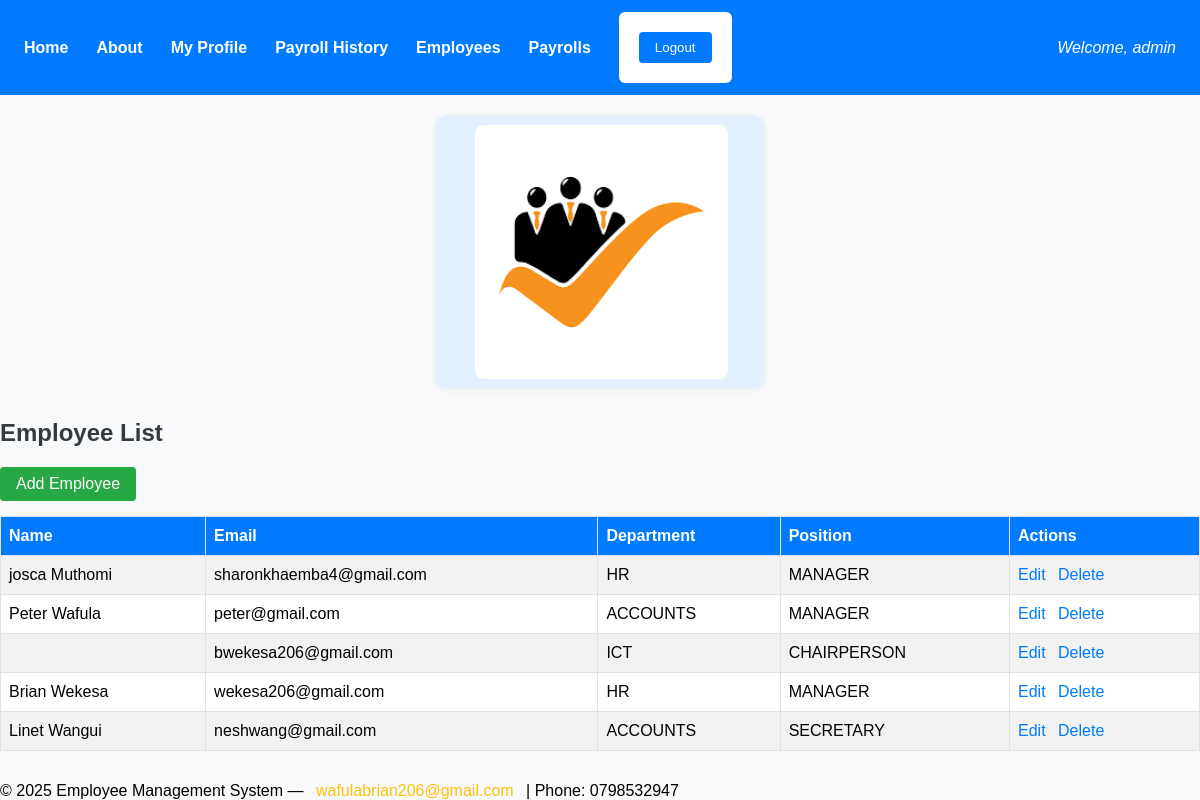
The app's page /employees/ (signed in) with its own data.
### employees/models.py (models this page shows, shortened)
class Employee(models.Model):
    user = models.OneToOneField(User, on_delete=models.CASCADE, null=True, blank=True)
    GENDER_CHOICES = [
        ('M', 'Male'),
        ('F', 'Female'),
    ]
    first_name = models.CharField(max_length=100)
    last_name = models.CharField(max_length=100)
    email = models.EmailField(unique=True)
    gender = models.CharField(max_length=1, choices=GENDER_CHOICES)
    phone = models.CharField(max_length=15)
    hire_date = models.DateField()
    department = models.ForeignKey(Department, on_delete=models.SET_NULL, null=True)
    position = models.ForeignKey(Position, on_delete=models.SET_NULL, null=True)
    status = models.CharField(max_length=20, default='Active')
    profile_pic = models.ImageField(upload_to='profile_pics/', null=True, blank=True)

class Department(models.Model):
    name = models.CharField(max_length=100)
    def __str__(self):
        return self.name

class Position(models.Model):
    title = models.CharField(max_length=100)
    def __str__(self):
        return self.title

### employees/views.py (the view)
# urls.py: path('employees/', views.employee_list, name='employee_list'),
@user_passes_test(is_staff)
def employee_list(request):
    employees = Employee.objects.all()
    return render(request, 'employees/employee_list.html', {'employees': employees})

### employees/views.py (called while the page is built)
def is_staff(user):
    return user.is_staff

### employees/templates/employees/employee_list.html
{% extends 'base.html' %}
{% block content %}
<h2>Employee List</h2>
<a href="{% url 'employee_create' %}" class="add-btn">Add Employee</a>
<table class="employee-table">
    <tr>
        <th>Name</th>
        <th>Email</th>
        <th>Department</th>
        <th>Position</th>
        <th>Actions</th>
    </tr>
    {% for employee in employees %}
    <tr>
        <td>{{ employee.first_name }} {{ employee.last_name }}</td>
        <td>{{ employee.email }}</td>
        <td>{{ employee.department }}</td>
        <td>{{ employee.position }}</td>
        <td>
            <a href="{% url 'employee_update' employee.pk %}">Edit</a>
            <a href="{% url 'employee_delete' employee.pk %}">Delete</a>
        </td>
    </tr>
    {% empty %}
    <tr>
        <td colspan="5">No employees found.</td>
    </tr>
    {% endfor %}
</table>
{% endblock %}

### employees/templates/base.html (shortened to what this page needs)
{% load static %}
<!DOCTYPE html>
<html lang="en">
<head>
    <link rel="stylesheet" href="{% static 'employees/css/style.css' %}">
</head>
<body>
    <nav class="navbar">
        <a href="{% url 'home' %}">Home</a>
        <a href="{% url 'about' %}">About</a>
        {% if user.is_authenticated %}
            <a href="{% url 'profile' %}">My Profile</a>
            <a href="{% url 'employee_payroll_history' %}">Payroll History</a>
            {% if user.is_staff %}
                <a href="{% url 'employee_list' %}">Employees</a>
                <a href="{% url 'payroll_list' %}">Payrolls</a>
            {% endif %}
            <form action="{% url 'logout' %}" method="post" style="display:inline;">
                <button type="submit" class="logout-btn">Logout</button>
            </form>
            <span class="welcome">Welcome, {{ user.username }}</span>
        {% else %}
            <a href="{% url 'login' %}">Login</a>
        {% endif %}
    </nav>
    <div class="header-images">
        <img src="{% static 'employees/img/logo1.png' %}" alt="Logo 1" class="header-img left-logo">
    </div>
    <main>
        {% block content %}{% endblock %}
    </main>
    <footer class="site-footer">
        &copy; {{ year|default:2025 }} Employee Management System &mdash;
        <a href="mailto:wafulabrian206@gmail.com">wafulabrian206@gmail.com</a> |
        <span>Phone: 0798532947</span>
    </footer>
</body>
</html>

### employees/static/employees/css/style.css (style rules this page uses)
body { font-family: Arial, sans-serif; background: #f8f9fa; margin: 40px; }
h2 { color: #343a40; }
.employee-table { border-collapse: collapse; width: 100%; background: #fff; margin-bottom: 20px; }
.employee-table th, .employee-table td { border: 1px solid #dee2e6; padding: 10px 8px; text-align: left; }
.employee-table th { background: #007bff; color: #fff; }
.employee-table tr:nth-child(even) { background: #f2f2f2; }
.add-btn { display: inline-block; margin-bottom: 15px; padding: 8px 16px; background: #28a745; color: #fff; border-radius: 4px; text-decoration: none; }
a { color: #007bff; text-decoration: none; margin-right: 8px; }
form { background: #fff; padding: 20px; border-radius: 6px; box-shadow: 0 2px 8px rgba(0,0,0,0.05); max-width: 400px; }
button, input[type="submit"] { background: #007bff; color: #fff; border: none; padding: 8px 16px; border-radius: 4px; cursor: pointer; }
.navbar { background: #007bff; padding: 12px 24px; display: flex; align-items: center; gap: 20px; }
.navbar a { color: #fff; text-decoration: none; font-weight: bold; }
.navbar .welcome { margin-left: auto; color: #fff; font-style: italic; }
.site-footer a { color: #ffc107; text-decoration: none; margin: 0 0.5em; }
html, body { height: 100%; margin: 0; padding: 0; }
body { min-height: 100vh; display: flex; flex-direction: column; }
main { flex: 1; }
.header-images { display: flex; justify-content: space-between; align-items: center; max-width: 250px; width: 100%; margin: 20px auto 10px auto; padding: 10px 40px; background: #e3f0ff; border-radius: 12px; box-shadow: 0 2px 8px rgba(0,0,0,0.04); }
.header-img { height: 250px; width: auto; border-radius: 8px; background: #fff; padding: 2px; }

### records on screen
Employee: first_name "josca", last_name "Muthomi", email "sharonkhaemba4@gmail.com", department "HR", position "MANAGER"
Employee: first_name "Peter", last_name "Wafula", email "peter@gmail.com", department "ACCOUNTS", position "MANAGER"
Employee: email "bwekesa206@gmail.com", department "ICT", position "CHAIRPERSON"
Employee: first_name "Brian", last_name "Wekesa", email "wekesa206@gmail.com", department "HR", position "MANAGER"
Employee: first_name "Linet", last_name "Wangui", email "neshwang@gmail.com", department "ACCOUNTS", position "SECRETARY"

### other values on screen
{{ user.username }} "admin"
{{ year|default:2025 }} "2025"
